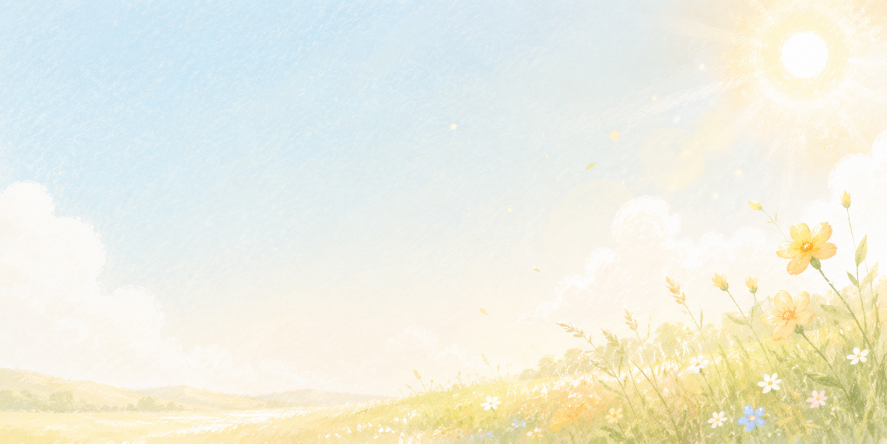
#> input picture assets/images/weather/bg_hot.png, 1774 x 887 px (shown at 1/2 size); its folder holds only this picture in this run
$ python process_weather_images.py
#> lines starting #> are read from the running program, lines starting #| are printed output that depends on the picture
"""Weather image batch processor 鈥?rembg + resize + organize."""

import os
from pathlib import Path

from PIL import Image
from rembg import remove

# 鈹€鈹€ Config 鈹€鈹€鈹€鈹€鈹€鈹€鈹€鈹€鈹€鈹€鈹€鈹€鈹€鈹€鈹€鈹€鈹€鈹€鈹€鈹€鈹€鈹€鈹€鈹€鈹€鈹€鈹€鈹€鈹€鈹€鈹€鈹€鈹€鈹€鈹€鈹€鈹€鈹€鈹€鈹€鈹€鈹€鈹€鈹€鈹€鈹€鈹€鈹€鈹€鈹€鈹€鈹€鈹€鈹€鈹€鈹€鈹€鈹€鈹€鈹€鈹€鈹€鈹€鈹€

SRC = Path(r"F:\opencode\GROS\picture\weather")
DST = Path(r"F:\opencode\GROS\growth_os\assets\images\weather")

# 鈹€鈹€ Processing rules: (subdir, remove_bg, size, format, suffix)
# suffix: if set, replaces original extension; None keeps original concept

RULES = {
    # 鈹€鈹€鈹€ cats 鈹€鈹€鈹€
    "cat": (DST / "cats", True, (768, 768), "PNG"),
    # 鈹€鈹€鈹€ backgrounds 鈹€鈹€鈹€
    "bg_": (DST / "backgrounds", False, (1200, 600), "WEBP"),
    # 鈹€鈹€鈹€ foregrounds 鈹€鈹€鈹€
    "fg_": (DST / "foregrounds", True, (1200, 600), "WEBP"),
    # 鈹€鈹€鈹€ particles 鈹€鈹€鈹€
    "particle_": (DST / "particles", True, (128, 128), "PNG"),
    # 鈹€鈹€鈹€ lights 鈹€鈹€鈹€
    "light_": (DST / "lights", False, (512, 512), "WEBP"),
    "sun_glow": (DST / "lights", False, (512, 512), "WEBP"),
    # 鈹€鈹€鈹€ props 鈹€鈹€鈹€
    "prop_": (DST / "props", True, (512, 512), "PNG"),
    # 鈹€鈹€鈹€ common / icons 鈹€鈹€鈹€
    "bubble_tail": (DST / "common", True, (256, 128), "PNG"),
    "chip_glow": (DST / "common", False, (800, 200), "WEBP"),
    "deco_": (DST / "common", True, (128, 128), "PNG"),
    "icon_": (DST / "common", False, (64, 64), "PNG"),
    "highlight_overlay": (DST / "common", False, (1200, 600), "WEBP"),
    "glass_noise_overlay": (DST / "common", False, (1200, 600), "WEBP"),
    "soft_shadow_mask": (DST / "common", False, (512, 512), "WEBP"),
}


def match_rule(name: str):
    """Return (dest_dir, remove_bg, size, fmt) for filename stem."""
#> called with name = 'bg_hot.png'
    base = Path(name).stem.lower()
    for prefix, rule in RULES.items():
        if base.startswith(prefix):
            return rule
    return None


def crop_to_content(img: Image.Image, pad: int = 4) -> Image.Image:
    """Crop transparent PNG to visible content."""
    if img.mode != "RGBA":
        return img
    alpha = img.split()[-1]
    bbox = alpha.getbbox()
    if bbox is None:
        return img
    l, t, r, b = bbox
    l = max(0, l - pad)
    t = max(0, t - pad)
    r = min(img.width, r + pad)
    b = min(img.height, b + pad)
    return img.crop((l, t, r, b))


def fit_inside(img: Image.Image, target: tuple[int, int]) -> Image.Image:
    """Scale image to fit inside target, centered on transparent canvas."""
#> called with target = (1200, 600)
    tw, th = target
    iw, ih = img.size
#> iw = 1774; ih = 887
    scale = min(tw / iw, th / ih)
#> scale = 0.676
    nw, nh = int(iw * scale), int(ih * scale)
#> nw = 1200; nh = 600
    resized = img.resize((nw, nh), Image.Resampling.LANCZOS)
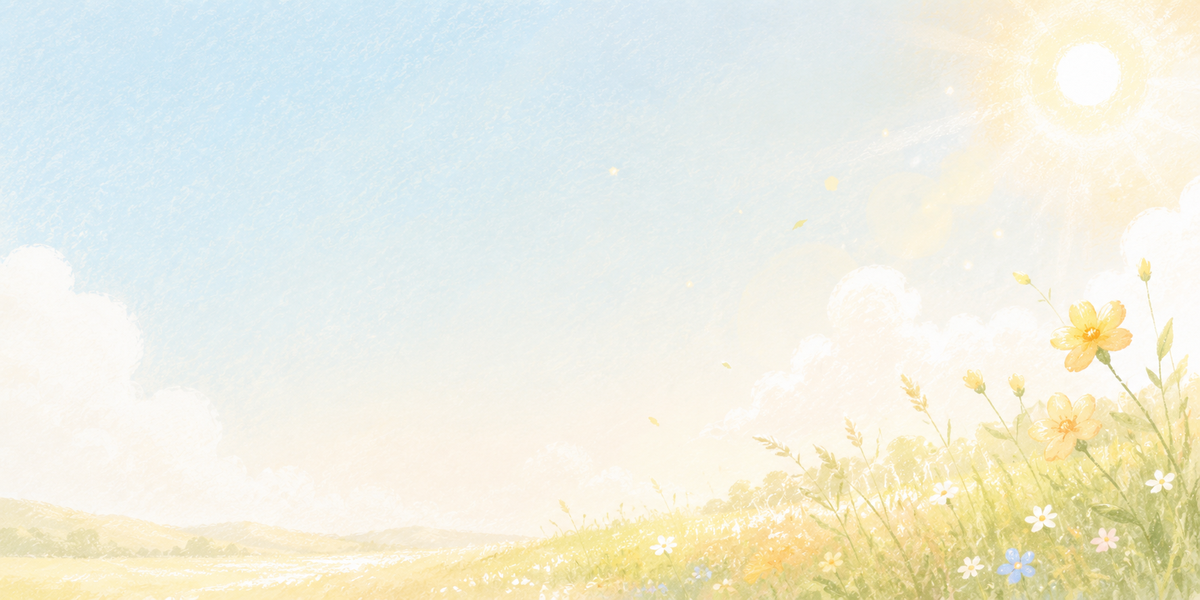
#> resized: PIL image 1200x600 RGBA; mean R, G, B, A 236.8, 237.8, 224.6, 255

    canvas = Image.new("RGBA", (tw, th), (0, 0, 0, 0))
#> canvas: PIL image 1200x600 RGBA; every value is 0
    ox, oy = (tw - nw) // 2, (th - nh) // 2
#> ox = 0; oy = 0
    canvas.paste(resized, (ox, oy), resized if resized.mode == "RGBA" else None)
    return canvas


def process_one(path: Path) -> bool:
    rule = match_rule(path.name)
    if rule is None:
        print(f"  SKIP (no rule): {path.name}")
        return False

    dest_dir, remove_bg, size, fmt = rule

    try:
        img = Image.open(path).convert("RGBA")

        if remove_bg:
            try:
                result = remove(img)
                img = result[0] if isinstance(result, tuple) else result
                if img.getbbox():
                    img = crop_to_content(img)
            except Exception as e:
                print(f"    (rembg skipped: {e})")

        img = fit_inside(img, size)
        out_name = f"{Path(path.name).stem}.{fmt.lower()}"
        out_path = dest_dir / out_name
        img.save(out_path, format=fmt)

        kb = out_path.stat().st_size / 1024
        print(f"  OK  {out_name}  ({int(kb)} KB)")
        return True
    except Exception as e:
        print(f"  鉁? {path.name}: {e}")
        return False


def main():
    files = sorted(SRC.glob("*.*"))
    files = [f for f in files if f.suffix.lower() in {".png", ".jpg", ".jpeg", ".webp"}]
    print(f"Found {len(files)} images\n")

    ok = 0
    for f in files:
        if process_one(f):
            ok += 1

    print(f"\nDone: {ok}/{len(files)} processed")


if __name__ == "__main__":
    main()

$ run again, on assets/images/weather/glass_noise_overlay.png
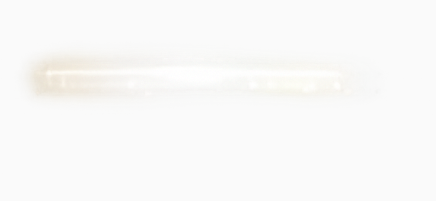
#> input picture assets/images/weather/glass_noise_overlay.png, 436 x 201 px
#> in process_one, img is the input picture: PIL image 436x201 RGBA; mean R, G, B, A 249.4, 249.1, 248.4, 255
#> in fit_inside, `canvas.paste(resized, (ox, oy), resized if resized.mode == "RGBA" else..`:
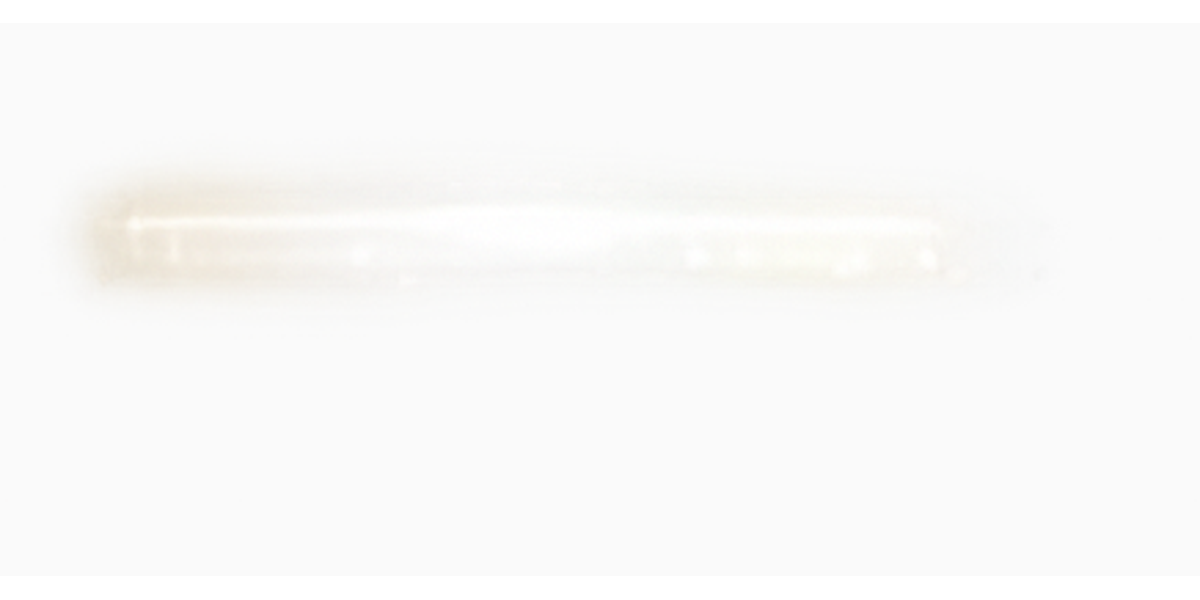
#> canvas: PIL image 1200x600 RGBA; mean R, G, B, A 229.9, 229.6, 229, 235; transparent parts drawn white
